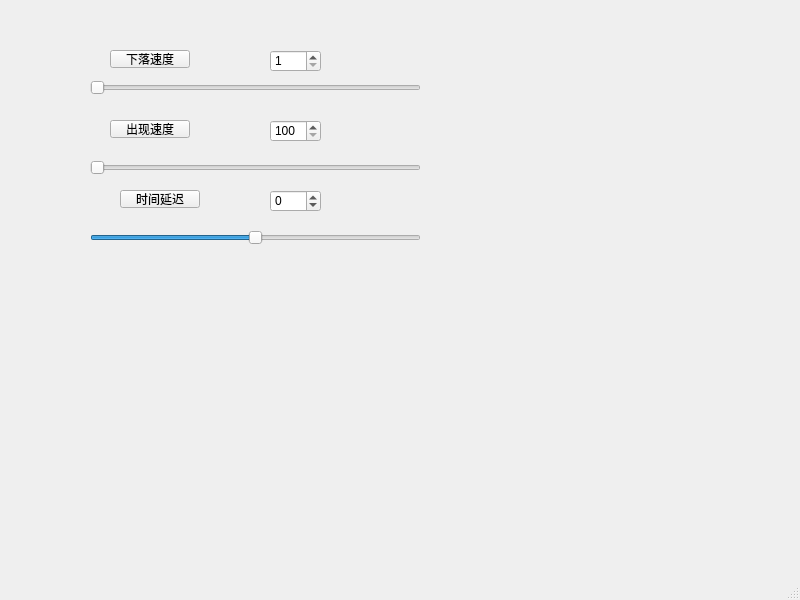
<?xml version="1.0" encoding="UTF-8"?>
<ui version="4.0">
 <class>adjust</class>
 <widget class="QMainWindow" name="adjust">
  <property name="geometry">
   <rect>
    <x>0</x>
    <y>0</y>
    <width>800</width>
    <height>600</height>
   </rect>
  </property>
  <property name="windowTitle">
   <string>MainWindow</string>
  </property>
  <widget class="QWidget" name="centralwidget">
   <widget class="QSlider" name="xiaSlider">
    <property name="geometry">
     <rect>
      <x>90</x>
      <y>80</y>
      <width>331</width>
      <height>16</height>
     </rect>
    </property>
    <property name="minimum">
     <number>1</number>
    </property>
    <property name="maximum">
     <number>200</number>
    </property>
    <property name="orientation">
     <enum>Qt::Horizontal</enum>
    </property>
   </widget>
   <widget class="QSlider" name="chuSlider">
    <property name="geometry">
     <rect>
      <x>90</x>
      <y>160</y>
      <width>331</width>
      <height>16</height>
     </rect>
    </property>
    <property name="minimum">
     <number>100</number>
    </property>
    <property name="maximum">
     <number>5000</number>
    </property>
    <property name="orientation">
     <enum>Qt::Horizontal</enum>
    </property>
   </widget>
   <widget class="QSpinBox" name="xiaNum">
    <property name="geometry">
     <rect>
      <x>270</x>
      <y>50</y>
      <width>51</width>
      <height>22</height>
     </rect>
    </property>
    <property name="minimum">
     <number>1</number>
    </property>
    <property name="maximum">
     <number>200</number>
    </property>
   </widget>
   <widget class="QSpinBox" name="chuNum">
    <property name="geometry">
     <rect>
      <x>270</x>
      <y>120</y>
      <width>51</width>
      <height>22</height>
     </rect>
    </property>
    <property name="minimum">
     <number>100</number>
    </property>
    <property name="maximum">
     <number>5000</number>
    </property>
   </widget>
   <widget class="QPushButton" name="xialuo">
    <property name="geometry">
     <rect>
      <x>110</x>
      <y>50</y>
      <width>80</width>
      <height>18</height>
     </rect>
    </property>
    <property name="text">
     <string>下落速度</string>
    </property>
   </widget>
   <widget class="QPushButton" name="chuxian">
    <property name="geometry">
     <rect>
      <x>110</x>
      <y>120</y>
      <width>80</width>
      <height>18</height>
     </rect>
    </property>
    <property name="text">
     <string>出现速度</string>
    </property>
   </widget>
   <widget class="QPushButton" name="TimeDelay">
    <property name="geometry">
     <rect>
      <x>120</x>
      <y>190</y>
      <width>80</width>
      <height>18</height>
     </rect>
    </property>
    <property name="text">
     <string>时间延迟</string>
    </property>
   </widget>
   <widget class="QSlider" name="TimeDelaySlider">
    <property name="geometry">
     <rect>
      <x>90</x>
      <y>230</y>
      <width>331</width>
      <height>16</height>
     </rect>
    </property>
    <property name="minimum">
     <number>-1000</number>
    </property>
    <property name="maximum">
     <number>1000</number>
    </property>
    <property name="orientation">
     <enum>Qt::Horizontal</enum>
    </property>
   </widget>
   <widget class="QSpinBox" name="TimeDelayNum">
    <property name="geometry">
     <rect>
      <x>270</x>
      <y>190</y>
      <width>51</width>
      <height>22</height>
     </rect>
    </property>
    <property name="minimum">
     <number>-1000</number>
    </property>
    <property name="maximum">
     <number>1000</number>
    </property>
   </widget>
  </widget>
  <widget class="QMenuBar" name="menubar">
   <property name="geometry">
    <rect>
     <x>0</x>
     <y>0</y>
     <width>800</width>
     <height>17</height>
    </rect>
   </property>
  </widget>
  <widget class="QStatusBar" name="statusbar"/>
 </widget>
 <resources/>
 <connections/>
</ui>
